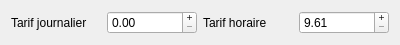
<?xml version="1.0" encoding="UTF-8"?>
<ui version="4.0">
 <class>RateWidget</class>
 <widget class="QWidget" name="RateWidget">
  <property name="geometry">
   <rect>
    <x>0</x>
    <y>0</y>
    <width>400</width>
    <height>42</height>
   </rect>
  </property>
  <property name="windowTitle">
   <string>Form</string>
  </property>
  <layout class="QGridLayout" name="gridLayout">
   <item row="0" column="3">
    <widget class="QDoubleSpinBox" name="sbHourlyRate">
     <property name="toolTip">
      <string>Tarif en euros (€)</string>
     </property>
     <property name="buttonSymbols">
      <enum>QAbstractSpinBox::PlusMinus</enum>
     </property>
     <property name="minimum">
      <double>9.609999999999999</double>
     </property>
     <property name="maximum">
      <double>999.000000000000000</double>
     </property>
    </widget>
   </item>
   <item row="0" column="2">
    <widget class="QLabel" name="label_2">
     <property name="text">
      <string>Tarif horaire</string>
     </property>
    </widget>
   </item>
   <item row="0" column="0">
    <widget class="QLabel" name="label">
     <property name="text">
      <string>Tarif journalier</string>
     </property>
    </widget>
   </item>
   <item row="0" column="1">
    <widget class="QDoubleSpinBox" name="sbDailyRate">
     <property name="toolTip">
      <string>Tarif en euros (€)</string>
     </property>
     <property name="buttonSymbols">
      <enum>QAbstractSpinBox::PlusMinus</enum>
     </property>
     <property name="maximum">
      <double>9999.000000000000000</double>
     </property>
    </widget>
   </item>
  </layout>
 </widget>
 <resources/>
 <connections>
  <connection>
   <sender>sbDailyRate</sender>
   <signal>editingFinished()</signal>
   <receiver>RateWidget</receiver>
   <slot>setDailyRate()</slot>
   <hints>
    <hint type="sourcelabel">
     <x>137</x>
     <y>20</y>
    </hint>
    <hint type="destinationlabel">
     <x>141</x>
     <y>205</y>
    </hint>
   </hints>
  </connection>
  <connection>
   <sender>sbHourlyRate</sender>
   <signal>editingFinished()</signal>
   <receiver>RateWidget</receiver>
   <slot>setHourlyRate()</slot>
   <hints>
    <hint type="sourcelabel">
     <x>346</x>
     <y>24</y>
    </hint>
    <hint type="destinationlabel">
     <x>346</x>
     <y>216</y>
    </hint>
   </hints>
  </connection>
 </connections>
 <slots>
  <slot>setDailyRate()</slot>
  <slot>setHourlyRate()</slot>
  <slot>setDailyRate(double)</slot>
  <slot>setHourlyRate(double)</slot>
 </slots>
</ui>
